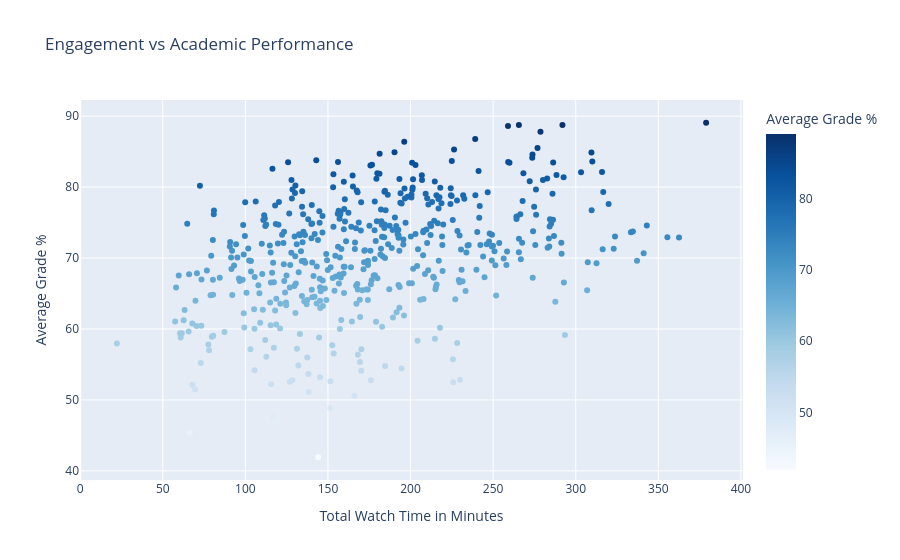

Notebook source saved alongside this figure:
### Code cell
df = load_df_from_mongo('login_frequency_grades')

fig = px.scatter(df, x='total_watch_time', y='avg_grade', color='avg_grade', labels={'total_watch_time':'Total Watch Time in Minutes', 'avg_grade':'Average Grade %'},template='plotly',
                  title='Engagement vs Academic Performance',color_continuous_scale='blues')
fig.show()

### Figure 1 — Plotly figure (JSON) as saved in the notebook; plotly's stock layout.template omitted (floating-point values rounded to 4 significant figures; data arrays with more than 128 entries replaced by an {"elided": "..."} marker saying what was removed)
{"data": [{"hovertemplate": "Total Watch Time in Minutes=%{x}<br>Average Grade %=%{marker.color}<extra></extra>", "legendgroup": "", "marker": {"color": {"elided": "499 float values"}, "coloraxis": "coloraxis", "symbol": "circle"}, "mode": "markers", "name": "", "orientation": "v", "showlegend": false, "type": "scatter", "x": {"elided": "499 float values"}, "xaxis": "x", "y": {"elided": "499 float values"}, "yaxis": "y"}], "layout": {"coloraxis": {"colorbar": {"title": {"text": "Average Grade %"}}, "colorscale": [[0, "rgb(247,251,255)"], [0.125, "rgb(222,235,247)"], [0.25, "rgb(198,219,239)"], [0.375, "rgb(158,202,225)"], [0.5, "rgb(107,174,214)"], [0.625, "rgb(66,146,198)"], [0.75, "rgb(33,113,181)"], [0.875, "rgb(8,81,156)"], [1, "rgb(8,48,107)"]]}, "legend": {"tracegroupgap": 0}, "title": {"text": "Engagement vs Academic Performance"}, "xaxis": {"anchor": "y", "domain": [0, 1], "title": {"text": "Total Watch Time in Minutes"}}, "yaxis": {"anchor": "x", "domain": [0, 1], "title": {"text": "Average Grade %"}}}}
